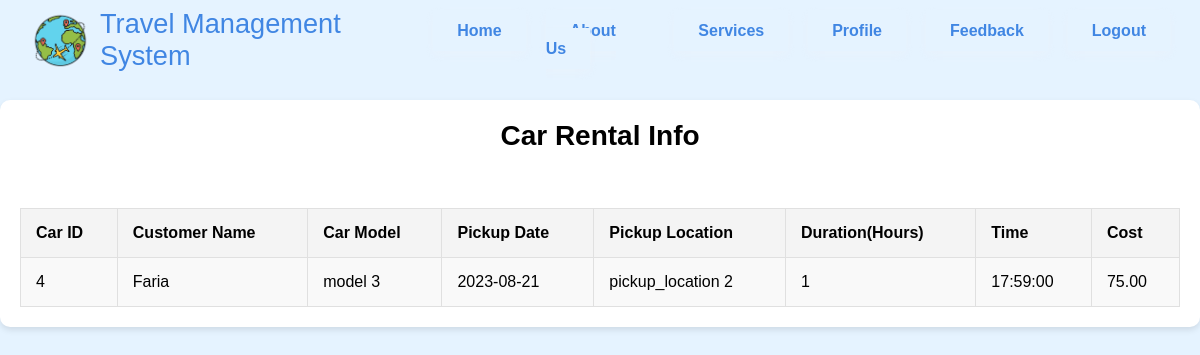
The page /customer_view_car.php (signed in) on the database its author committed.
### tables this page shows
CREATE TABLE `car` (
  `car_id` int(11) NOT NULL,
  `model` varchar(255) NOT NULL,
  `pickup_date` date NOT NULL,
  `time` time NOT NULL,
  `pickup_location` varchar(255) NOT NULL,
  `customer_name` varchar(255) NOT NULL,
  `cost` decimal(10,2) NOT NULL,
  `duration` int(11) NOT NULL
);

### customer_view_car.php (the view, shortened to what this page needs)
<?php
$host = "localhost";
$user = "root";
$password = "";
$db = "cse470";
$data = mysqli_connect($host, $user, $password, $db);
$sql = "SELECT * FROM car WHERE customer_name = '{$_SESSION['username']}'";
$result = mysqli_query($data, $sql);
?>
<!DOCTYPE html>
<html>
<head>
</head>
<header>
    <?php include "navbar.php"; ?>
</header>
<body>
<div class="content">
    <center>
        <h1>Car Rental Info</h1>
        <br><br>
        <table border="1px">
            <tr>
                <th class="table_th">Car ID</th>
                <th class="table_th">Customer Name</th>
                <th class="table_th">Car Model</th>
                <th class="table_th">Pickup Date</th>
                <th class="table_th">Pickup Location</th>
                <th class="table_th">Duration(Hours) </th>
                <th class="table_th">Time</th>
                <th class="table_th">Cost</th>
            </tr>
            <?php
            while ($info = $result->fetch_assoc()) {
                ?>
                <tr>
                    <td class="table_td">
                        <?php echo "{$info['car_id']}"; ?>
                    </td>
                    <td class="table_td">
                        <?php echo "{$info['customer_name']}"; ?>
                    </td>
                    <td class="table_td">
                        <?php echo "{$info['model']}"; ?>
                    </td>
                    <td class="table_td">
                        <?php echo "{$info['pickup_date']}"; ?>
                    </td>
                    <td class="table_td">
                        <?php echo "{$info['pickup_location']}"; ?>
                    </td>
                    <td class="table_td">
                        <?php echo "{$info['duration']}"; ?>
                    </td>
                    <td class="table_td">
                        <?php echo "{$info['time']}"; ?>
                    </td>
                    <td class="table_td">
                        <?php echo "{$info['cost']}"; ?>
                    </td>
                </tr>
                <?php
            }
            ?>
        </table>
    </center>
</div>
</body>
</html>

### navbar.css (style rules this page uses)
* { margin: 0; padding: 0; }
body { font-family: 'Montserrat', sans-serif; background-color: #e5f3ff; }

### customer_view_car.php (style rules this page uses)
.content { max-width: 1200px; margin: 20px auto; padding: 20px; background-color: #fff; border-radius: 10px; box-shadow: 0px 3px 6px rgba(0, 0, 0, 0.1); }
h1 { font-size: 28px; margin-bottom: 20px; }
table { width: 100%; border-collapse: collapse; border: 1px solid #e0e0e0; }
th, td { padding: 15px; text-align: left; }
th { background-color: #f4f4f4; font-weight: bold; }
tr:nth-child(even) { background-color: #f9f9f9; }

### rows shown on the page
car: car_id "4", customer_name "Faria", model "model 3", pickup_date "2023-08-21", pickup_location "pickup_location 2", duration "1", time "17:59:00", cost "75.00"
